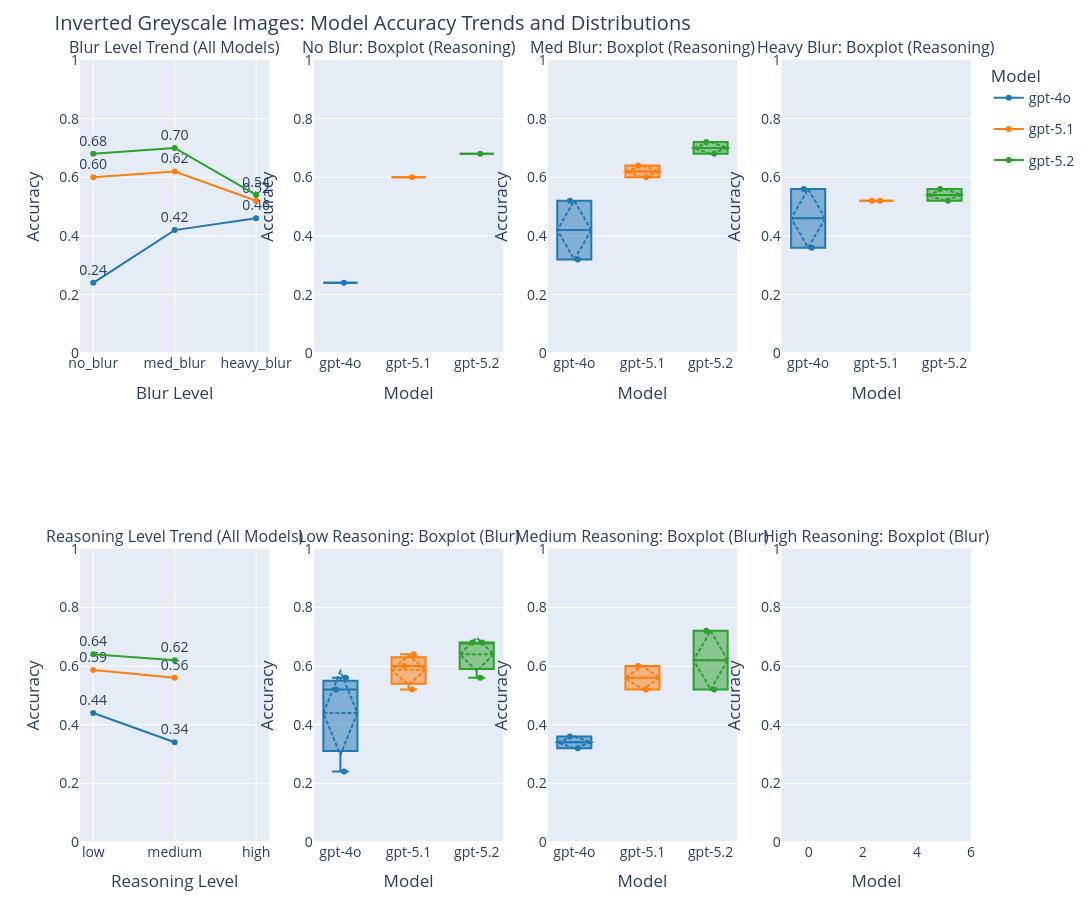

Source (notebook cell):
### Code cell
# Inverted Greyscale Images: Multifigure Plot (Plotly Boxplots, legend for all models)
import plotly.graph_objs as go
from plotly.subplots import make_subplots

inverted_df = full_df[(full_df['image_type'] == 'inverted_greyscale') & (full_df['skills'] == 'no_skills')]
model_palette = {'gpt-4o': '#1f77b4', 'gpt-5.1': '#ff7f0e', 'gpt-5.2': '#2ca02c'}
blur_levels = ['no_blur', 'med_blur', 'heavy_blur']
reasoning_levels = ['low', 'medium', 'high']

fig = make_subplots(rows=2, cols=4, subplot_titles=[
    'Blur Level Trend (All Models)',
    'No Blur: Boxplot (Reasoning)',
    'Med Blur: Boxplot (Reasoning)',
    'Heavy Blur: Boxplot (Reasoning)',
    'Reasoning Level Trend (All Models)',
    'Low Reasoning: Boxplot (Blur)',
    'Medium Reasoning: Boxplot (Blur)',
    'High Reasoning: Boxplot (Blur)'
])

# 1. First column, top row: line plot for blur trends
blur_accs = {model: [] for model in model_palette}
for blur_level in blur_levels:
    df_blur = inverted_df[inverted_df['blur'] == blur_level]
    accs = df_blur.groupby('model')['correct'].mean().reindex(model_palette.keys()).reset_index()
    for model, acc in zip(accs['model'], accs['correct']):
        blur_accs[model].append(acc)
x_blur = blur_levels
for model, color in model_palette.items():
    yvals = blur_accs[model]
    fig.add_trace(
        go.Scatter(x=x_blur, y=yvals, mode='lines+markers+text',
                   name=model, marker=dict(color=color),
                   text=[f'{y:.2f}' if y is not None else '' for y in yvals],
                   textposition='top center',
                   legendgroup=model,
                   showlegend=True),
        row=1, col=1
    )
fig.update_xaxes(title_text='Blur Level', row=1, col=1)
fig.update_yaxes(title_text='Accuracy', range=[0,1], row=1, col=1)

# 2. Top row: boxplots for each blur level (distribution across reasoning levels)
for i, blur_level in enumerate(blur_levels):
    df_blur = inverted_df[inverted_df['blur'] == blur_level]
    config_groups = df_blur.groupby(['model', 'reasoning'])['correct'].mean().reset_index()
    for model, color in model_palette.items():
        accs = config_groups[config_groups['model'] == model]['correct'].values
        fig.add_trace(
            go.Box(
                y=accs,
                x=[model]*len(accs),
                name=model,
                marker_color=color,
                boxmean='sd',
                boxpoints='all',
                jitter=0.4,
                pointpos=0,
                legendgroup=model,
                showlegend=False,
                line=dict(width=2),
                width=0.5
            ),
            row=1, col=i+2
        )
    fig.update_xaxes(title_text='Model', categoryorder='array', categoryarray=list(model_palette.keys()), row=1, col=i+2)
    fig.update_yaxes(title_text='Accuracy', range=[0,1], row=1, col=i+2)

# 3. First column, bottom row: line plot for reasoning trends
reasoning_accs = {model: [] for model in model_palette}
for reasoning_level in reasoning_levels:
    df_reasoning = inverted_df[inverted_df['reasoning'] == reasoning_level]
    accs = df_reasoning.groupby('model')['correct'].mean().reindex(model_palette.keys()).reset_index()
    for model, acc in zip(accs['model'], accs['correct']):
        reasoning_accs[model].append(acc)
x_reason = reasoning_levels
for model, color in model_palette.items():
    yvals = reasoning_accs[model]
    fig.add_trace(
        go.Scatter(x=x_reason, y=yvals, mode='lines+markers+text',
                   name=model, marker=dict(color=color),
                   text=[f'{y:.2f}' if y is not None else '' for y in yvals],
                   textposition='top center',
                   legendgroup=model,
                   showlegend=False),
        row=2, col=1
    )
fig.update_xaxes(title_text='Reasoning Level', row=2, col=1)
fig.update_yaxes(title_text='Accuracy', range=[0,1], row=2, col=1)

# 4. Bottom row: boxplots for each reasoning level (distribution across blur levels)
for i, reasoning_level in enumerate(reasoning_levels):
    df_reasoning = inverted_df[inverted_df['reasoning'] == reasoning_level]
    config_groups = df_reasoning.groupby(['model', 'blur'])['correct'].mean().reset_index()
    for model, color in model_palette.items():
        accs = config_groups[config_groups['model'] == model]['correct'].values
        fig.add_trace(
            go.Box(
                y=accs,
                x=[model]*len(accs),
                name=model,
                marker_color=color,
                boxmean='sd',
                boxpoints='all',
                jitter=0.4,
                pointpos=0,
                legendgroup=model,
                showlegend=False,
                line=dict(width=2),
                width=0.5
            ),
            row=2, col=i+2
        )
    fig.update_xaxes(title_text='Model', categoryorder='array', categoryarray=list(model_palette.keys()), row=2, col=i+2)
    fig.update_yaxes(title_text='Accuracy', range=[0,1], row=2, col=i+2)

fig.update_layout(
    height=900, width=2400,
    title_text='Inverted Greyscale Images: Model Accuracy Trends and Distributions',
    boxmode='group',
    legend_title_text='Model',
    margin=dict(t=60, b=40),
    font=dict(size=14),
)
fig.show()

### Figure 1 — Plotly figure (JSON) as saved in the notebook; plotly's stock layout.template omitted (floating-point values rounded to 4 significant figures)
{"data": [{"legendgroup": "gpt-4o", "marker": {"color": "#1f77b4"}, "mode": "lines+markers+text", "name": "gpt-4o", "showlegend": true, "text": ["0.24", "0.42", "0.46"], "textposition": "top center", "type": "scatter", "x": ["no_blur", "med_blur", "heavy_blur"], "xaxis": "x", "y": [0.24, 0.42, 0.46], "yaxis": "y"}, {"legendgroup": "gpt-5.1", "marker": {"color": "#ff7f0e"}, "mode": "lines+markers+text", "name": "gpt-5.1", "showlegend": true, "text": ["0.60", "0.62", "0.52"], "textposition": "top center", "type": "scatter", "x": ["no_blur", "med_blur", "heavy_blur"], "xaxis": "x", "y": [0.6, 0.62, 0.52], "yaxis": "y"}, {"legendgroup": "gpt-5.2", "marker": {"color": "#2ca02c"}, "mode": "lines+markers+text", "name": "gpt-5.2", "showlegend": true, "text": ["0.68", "0.70", "0.54"], "textposition": "top center", "type": "scatter", "x": ["no_blur", "med_blur", "heavy_blur"], "xaxis": "x", "y": [0.68, 0.7, 0.54], "yaxis": "y"}, {"boxmean": "sd", "boxpoints": "all", "jitter": 0.4, "legendgroup": "gpt-4o", "line": {"width": 2}, "marker": {"color": "#1f77b4"}, "name": "gpt-4o", "pointpos": 0, "showlegend": false, "type": "box", "width": 0.5, "x": ["gpt-4o"], "xaxis": "x2", "y": [0.24], "yaxis": "y2"}, {"boxmean": "sd", "boxpoints": "all", "jitter": 0.4, "legendgroup": "gpt-5.1", "line": {"width": 2}, "marker": {"color": "#ff7f0e"}, "name": "gpt-5.1", "pointpos": 0, "showlegend": false, "type": "box", "width": 0.5, "x": ["gpt-5.1"], "xaxis": "x2", "y": [0.6], "yaxis": "y2"}, {"boxmean": "sd", "boxpoints": "all", "jitter": 0.4, "legendgroup": "gpt-5.2", "line": {"width": 2}, "marker": {"color": "#2ca02c"}, "name": "gpt-5.2", "pointpos": 0, "showlegend": false, "type": "box", "width": 0.5, "x": ["gpt-5.2"], "xaxis": "x2", "y": [0.68], "yaxis": "y2"}, {"boxmean": "sd", "boxpoints": "all", "jitter": 0.4, "legendgroup": "gpt-4o", "line": {"width": 2}, "marker": {"color": "#1f77b4"}, "name": "gpt-4o", "pointpos": 0, "showlegend": false, "type": "box", "width": 0.5, "x": ["gpt-4o", "gpt-4o"], "xaxis": "x3", "y": [0.52, 0.32], "yaxis": "y3"}, {"boxmean": "sd", "boxpoints": "all", "jitter": 0.4, "legendgroup": "gpt-5.1", "line": {"width": 2}, "marker": {"color": "#ff7f0e"}, "name": "gpt-5.1", "pointpos": 0, "showlegend": false, "type": "box", "width": 0.5, "x": ["gpt-5.1", "gpt-5.1"], "xaxis": "x3", "y": [0.64, 0.6], "yaxis": "y3"}, {"boxmean": "sd", "boxpoints": "all", "jitter": 0.4, "legendgroup": "gpt-5.2", "line": {"width": 2}, "marker": {"color": "#2ca02c"}, "name": "gpt-5.2", "pointpos": 0, "showlegend": false, "type": "box", "width": 0.5, "x": ["gpt-5.2", "gpt-5.2"], "xaxis": "x3", "y": [0.68, 0.72], "yaxis": "y3"}, {"boxmean": "sd", "boxpoints": "all", "jitter": 0.4, "legendgroup": "gpt-4o", "line": {"width": 2}, "marker": {"color": "#1f77b4"}, "name": "gpt-4o", "pointpos": 0, "showlegend": false, "type": "box", "width": 0.5, "x": ["gpt-4o", "gpt-4o"], "xaxis": "x4", "y": [0.56, 0.36], "yaxis": "y4"}, {"boxmean": "sd", "boxpoints": "all", "jitter": 0.4, "legendgroup": "gpt-5.1", "line": {"width": 2}, "marker": {"color": "#ff7f0e"}, "name": "gpt-5.1", "pointpos": 0, "showlegend": false, "type": "box", "width": 0.5, "x": ["gpt-5.1", "gpt-5.1"], "xaxis": "x4", "y": [0.52, 0.52], "yaxis": "y4"}, {"boxmean": "sd", "boxpoints": "all", "jitter": 0.4, "legendgroup": "gpt-5.2", "line": {"width": 2}, "marker": {"color": "#2ca02c"}, "name": "gpt-5.2", "pointpos": 0, "showlegend": false, "type": "box", "width": 0.5, "x": ["gpt-5.2", "gpt-5.2"], "xaxis": "x4", "y": [0.56, 0.52], "yaxis": "y4"}, {"legendgroup": "gpt-4o", "marker": {"color": "#1f77b4"}, "mode": "lines+markers+text", "name": "gpt-4o", "showlegend": false, "text": ["0.44", "0.34", "nan"], "textposition": "top center", "type": "scatter", "x": ["low", "medium", "high"], "xaxis": "x5", "y": [0.44, 0.34, null], "yaxis": "y5"}, {"legendgroup": "gpt-5.1", "marker": {"color": "#ff7f0e"}, "mode": "lines+markers+text", "name": "gpt-5.1", "showlegend": false, "text": ["0.59", "0.56", "nan"], "textposition": "top center", "type": "scatter", "x": ["low", "medium", "high"], "xaxis": "x5", "y": [0.5867, 0.56, null], "yaxis": "y5"}, {"legendgroup": "gpt-5.2", "marker": {"color": "#2ca02c"}, "mode": "lines+markers+text", "name": "gpt-5.2", "showlegend": false, "text": ["0.64", "0.62", "nan"], "textposition": "top center", "type": "scatter", "x": ["low", "medium", "high"], "xaxis": "x5", "y": [0.64, 0.62, null], "yaxis": "y5"}, {"boxmean": "sd", "boxpoints": "all", "jitter": 0.4, "legendgroup": "gpt-4o", "line": {"width": 2}, "marker": {"color": "#1f77b4"}, "name": "gpt-4o", "pointpos": 0, "showlegend": false, "type": "box", "width": 0.5, "x": ["gpt-4o", "gpt-4o", "gpt-4o"], "xaxis": "x6", "y": [0.56, 0.52, 0.24], "yaxis": "y6"}, {"boxmean": "sd", "boxpoints": "all", "jitter": 0.4, "legendgroup": "gpt-5.1", "line": {"width": 2}, "marker": {"color": "#ff7f0e"}, "name": "gpt-5.1", "pointpos": 0, "showlegend": false, "type": "box", "width": 0.5, "x": ["gpt-5.1", "gpt-5.1", "gpt-5.1"], "xaxis": "x6", "y": [0.52, 0.64, 0.6], "yaxis": "y6"}, {"boxmean": "sd", "boxpoints": "all", "jitter": 0.4, "legendgroup": "gpt-5.2", "line": {"width": 2}, "marker": {"color": "#2ca02c"}, "name": "gpt-5.2", "pointpos": 0, "showlegend": false, "type": "box", "width": 0.5, "x": ["gpt-5.2", "gpt-5.2", "gpt-5.2"], "xaxis": "x6", "y": [0.56, 0.68, 0.68], "yaxis": "y6"}, {"boxmean": "sd", "boxpoints": "all", "jitter": 0.4, "legendgroup": "gpt-4o", "line": {"width": 2}, "marker": {"color": "#1f77b4"}, "name": "gpt-4o", "pointpos": 0, "showlegend": false, "type": "box", "width": 0.5, "x": ["gpt-4o", "gpt-4o"], "xaxis": "x7", "y": [0.36, 0.32], "yaxis": "y7"}, {"boxmean": "sd", "boxpoints": "all", "jitter": 0.4, "legendgroup": "gpt-5.1", "line": {"width": 2}, "marker": {"color": "#ff7f0e"}, "name": "gpt-5.1", "pointpos": 0, "showlegend": false, "type": "box", "width": 0.5, "x": ["gpt-5.1", "gpt-5.1"], "xaxis": "x7", "y": [0.52, 0.6], "yaxis": "y7"}, {"boxmean": "sd", "boxpoints": "all", "jitter": 0.4, "legendgroup": "gpt-5.2", "line": {"width": 2}, "marker": {"color": "#2ca02c"}, "name": "gpt-5.2", "pointpos": 0, "showlegend": false, "type": "box", "width": 0.5, "x": ["gpt-5.2", "gpt-5.2"], "xaxis": "x7", "y": [0.52, 0.72], "yaxis": "y7"}, {"boxmean": "sd", "boxpoints": "all", "jitter": 0.4, "legendgroup": "gpt-4o", "line": {"width": 2}, "marker": {"color": "#1f77b4"}, "name": "gpt-4o", "pointpos": 0, "showlegend": false, "type": "box", "width": 0.5, "x": [], "xaxis": "x8", "y": [], "yaxis": "y8"}, {"boxmean": "sd", "boxpoints": "all", "jitter": 0.4, "legendgroup": "gpt-5.1", "line": {"width": 2}, "marker": {"color": "#ff7f0e"}, "name": "gpt-5.1", "pointpos": 0, "showlegend": false, "type": "box", "width": 0.5, "x": [], "xaxis": "x8", "y": [], "yaxis": "y8"}, {"boxmean": "sd", "boxpoints": "all", "jitter": 0.4, "legendgroup": "gpt-5.2", "line": {"width": 2}, "marker": {"color": "#2ca02c"}, "name": "gpt-5.2", "pointpos": 0, "showlegend": false, "type": "box", "width": 0.5, "x": [], "xaxis": "x8", "y": [], "yaxis": "y8"}], "layout": {"annotations": [{"font": {"size": 16}, "showarrow": false, "text": "Blur Level Trend (All Models)", "x": 0.1062, "xanchor": "center", "xref": "paper", "y": 1, "yanchor": "bottom", "yref": "paper"}, {"font": {"size": 16}, "showarrow": false, "text": "No Blur: Boxplot (Reasoning)", "x": 0.3688, "xanchor": "center", "xref": "paper", "y": 1, "yanchor": "bottom", "yref": "paper"}, {"font": {"size": 16}, "showarrow": false, "text": "Med Blur: Boxplot (Reasoning)", "x": 0.6313, "xanchor": "center", "xref": "paper", "y": 1, "yanchor": "bottom", "yref": "paper"}, {"font": {"size": 16}, "showarrow": false, "text": "Heavy Blur: Boxplot (Reasoning)", "x": 0.8938, "xanchor": "center", "xref": "paper", "y": 1, "yanchor": "bottom", "yref": "paper"}, {"font": {"size": 16}, "showarrow": false, "text": "Reasoning Level Trend (All Models)", "x": 0.1062, "xanchor": "center", "xref": "paper", "y": 0.375, "yanchor": "bottom", "yref": "paper"}, {"font": {"size": 16}, "showarrow": false, "text": "Low Reasoning: Boxplot (Blur)", "x": 0.3688, "xanchor": "center", "xref": "paper", "y": 0.375, "yanchor": "bottom", "yref": "paper"}, {"font": {"size": 16}, "showarrow": false, "text": "Medium Reasoning: Boxplot (Blur)", "x": 0.6313, "xanchor": "center", "xref": "paper", "y": 0.375, "yanchor": "bottom", "yref": "paper"}, {"font": {"size": 16}, "showarrow": false, "text": "High Reasoning: Boxplot (Blur)", "x": 0.8938, "xanchor": "center", "xref": "paper", "y": 0.375, "yanchor": "bottom", "yref": "paper"}], "boxmode": "group", "font": {"size": 14}, "height": 900, "legend": {"title": {"text": "Model"}}, "margin": {"b": 40, "t": 60}, "title": {"text": "Inverted Greyscale Images: Model Accuracy Trends and Distributions"}, "width": 2400, "xaxis": {"anchor": "y", "domain": [0, 0.2125], "title": {"text": "Blur Level"}}, "xaxis2": {"anchor": "y2", "categoryarray": ["gpt-4o", "gpt-5.1", "gpt-5.2"], "categoryorder": "array", "domain": [0.2625, 0.475], "title": {"text": "Model"}}, "xaxis3": {"anchor": "y3", "categoryarray": ["gpt-4o", "gpt-5.1", "gpt-5.2"], "categoryorder": "array", "domain": [0.525, 0.7375], "title": {"text": "Model"}}, "xaxis4": {"anchor": "y4", "categoryarray": ["gpt-4o", "gpt-5.1", "gpt-5.2"], "categoryorder": "array", "domain": [0.7875, 1], "title": {"text": "Model"}}, "xaxis5": {"anchor": "y5", "domain": [0, 0.2125], "title": {"text": "Reasoning Level"}}, "xaxis6": {"anchor": "y6", "categoryarray": ["gpt-4o", "gpt-5.1", "gpt-5.2"], "categoryorder": "array", "domain": [0.2625, 0.475], "title": {"text": "Model"}}, "xaxis7": {"anchor": "y7", "categoryarray": ["gpt-4o", "gpt-5.1", "gpt-5.2"], "categoryorder": "array", "domain": [0.525, 0.7375], "title": {"text": "Model"}}, "xaxis8": {"anchor": "y8", "categoryarray": ["gpt-4o", "gpt-5.1", "gpt-5.2"], "categoryorder": "array", "domain": [0.7875, 1], "title": {"text": "Model"}}, "yaxis": {"anchor": "x", "domain": [0.625, 1], "range": [0, 1], "title": {"text": "Accuracy"}}, "yaxis2": {"anchor": "x2", "domain": [0.625, 1], "range": [0, 1], "title": {"text": "Accuracy"}}, "yaxis3": {"anchor": "x3", "domain": [0.625, 1], "range": [0, 1], "title": {"text": "Accuracy"}}, "yaxis4": {"anchor": "x4", "domain": [0.625, 1], "range": [0, 1], "title": {"text": "Accuracy"}}, "yaxis5": {"anchor": "x5", "domain": [0, 0.375], "range": [0, 1], "title": {"text": "Accuracy"}}, "yaxis6": {"anchor": "x6", "domain": [0, 0.375], "range": [0, 1], "title": {"text": "Accuracy"}}, "yaxis7": {"anchor": "x7", "domain": [0, 0.375], "range": [0, 1], "title": {"text": "Accuracy"}}, "yaxis8": {"anchor": "x8", "domain": [0, 0.375], "range": [0, 1], "title": {"text": "Accuracy"}}}}
